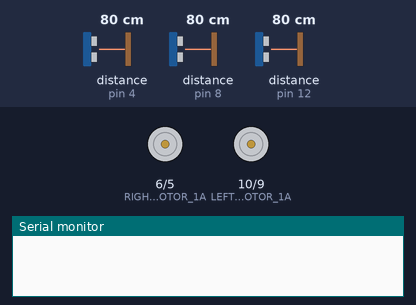
Bench run of a sketch on a simulated Arduino Uno, built with avr-gcc and run on an emulated ATmega328P. On the bench: motor-driver pin pairs drawn as motors (green arrow = first pin HIGH = forward, orange = second pin HIGH = backward, longer = more drive), the last lines printed to the serial monitor. Wiring (inferred from the names in the program): 3 × ultrasonic range finder: trigger pin 3, echo pin 4 / trigger pin 7, echo pin 8 / trigger pin 11, echo pin 12. The test bench sets the inputs (shaded band); at power-on: distance to the obstacle (sensors on pin 4, pin 8, pin 12) 80 cm. The echo pulse lasts 58.3 µs per cm.

Above: at 1.2 s.
1.3 s: distance to the obstacle (sensor on pin 4) set to 24 cm
At 3.9 s:
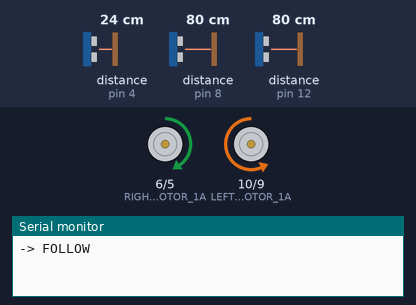
4.3 s: distance to the obstacle (sensor on pin 4) set to 20 cm
At 4.9 s:
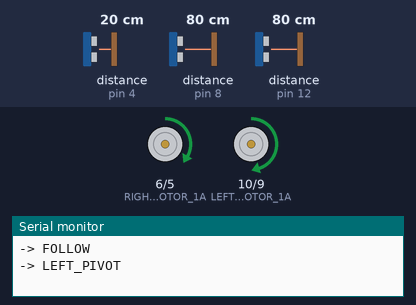
Timing chart, 0 to 13.3 s (numbered marks = the images above; inputs shaded):
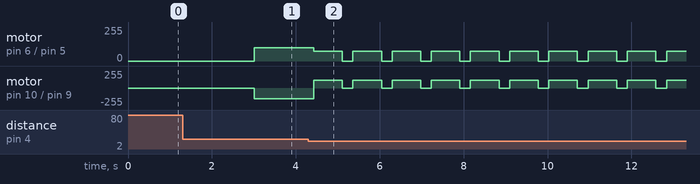

The sketch:

FinalCode.ino
```cpp
#include <math.h>

// ---- Motor balance (per-wheel PWM scale) ----
const float RIGHT_SCALE = 0.62;
const float LEFT_SCALE = 1.00;

// ---- Speed ----
const float FORWARD_SPEED = 26.0; // cm/s

// ---- Wall following ----
const float TARGET_DISTANCE = 15;  // cm
const float SENSOR_SPACING = 14.0;   // cm between FR and BR sensors
const float MAX_OMEGA = 0.6;         // rad/s limit while following

// PI gains: omega = -(Kp_d*e + Ki_d*Int(e) + Kp_h*theta + Ki_h*Int(theta))
const float Kp_d = 0.035;
const float Ki_d = 0.004;
const float Kp_h = 1.5;
const float Ki_h = 0;
const float INTEGRAL_LIMIT = 10.0;

// ---- Smoothness / responsiveness ----
const float DIST_DEADBAND = 0.5;     // cm
const float HEAD_DEADBAND = 0.02;    // rad
const float OMEGA_TAU = 0.08;
const float OMEGA_SLEW = 4.0;        // rad/s^2

// ---- Left corner (in-place pivot) ----
const float FRONT_TURN_DIST = 22.0;  // cm
const int FRONT_HITS_NEEDED = 2;     // consecutive close readings
const float TURN_OMEGA = 3.0;        // rad/s pivot rate
const float LEFT_TURN_SCALE = 1.3;

// ---- Right corner (curved turn) ----
// Arc radius = CURVE_SPEED / CURVE_OMEGA
const float CURVE_SPEED = 20.0;      // cm/s speed during the curve
const float CURVE_OMEGA = 0.8;       // rad/s during the curve
const int FR_REGAIN_COUNT = 2;       // consecutive valid FR readings to end the curve
const unsigned long CURVE_TIMEOUT_MS = 4000;  // give up if FR never sees a wall

const float WALL_LOST_DIST = 35.0;   // cm
const float CORNER_MAX_DIST = 28.0;  // FR must have been this close to count as a corner
const int LOST_COUNT = 2;            // consecutive lost readings = wall lost

// ---- Misc ----
const unsigned long START_DELAY_MS = 3000;
const bool DEBUG = true;
const int DEBUG_EVERY = 3;

// =============================================================

// ---------------- PINS ----------------
const int FRONT_TRIG = 3;
const int FRONT_ECHO = 4;
const int FR_TRIG = 11;
const int FR_ECHO = 12;
const int BR_TRIG = 7;
const int BR_ECHO = 8;

const int RIGHT_MOTOR_1B = 5;
const int RIGHT_MOTOR_1A = 6;
const int LEFT_MOTOR_1B = 9;
const int LEFT_MOTOR_1A = 10;

// ---------------- ROBOT ----------------
const float WHEEL_RADIUS = 3.2;     // cm
const float HALF_WHEELBASE = 6.85;  // cm

const float M_F = 0.0381;
const float C_F = 1.91;

const unsigned long SETTLE_MS = 250;

const unsigned long LEFT_TURN_MS =
    (unsigned long)((PI / 2.0) / TURN_OMEGA * 1000.0 * LEFT_TURN_SCALE);

// ---------------- SENSOR FILTERING / TIMING ----------------
const float FILTER_ALPHA = 0.6;
const unsigned long SENSOR_INTERVAL = 15;   // ms between single-sensor reads
const unsigned long CONTROL_INTERVAL = 40;  // min ms between controller updates
const unsigned long SMOOTH_INTERVAL = 10;   // ms between motor command updates

const int S_FRONT = 0;
const int S_FR = 1;
const int S_BR = 2;

// Side pair refreshes every 2 slots (40 ms), front every 5 slots (100 ms).
const int PATTERN_LEN = 5;
const int SLOT_PATTERN[PATTERN_LEN] = {S_FR, S_BR, S_FR, S_BR, S_FRONT};

float filt[3] = {0, 0, 0};
float hist[3][3];
int histN[3] = {0, 0, 0};
int lostCnt[3] = {0, 0, 0};
int validStreak[3] = {0, 0, 0};
bool haveData[3] = {false, false, false};
int frontHits = 0;

unsigned long lastSensorTime = 0;
unsigned long lastControlTime = 0;
unsigned long lastSmoothTime = 0;
int sensorIndex = 0;
bool sensorCycleComplete = false;
int debugCounter = 0;

// ---------------- FSM ----------------
enum State {
  WAIT_START,
  FOLLOW,
  LEFT_PIVOT,
  SETTLE,
  RIGHT_CURVE,
  HALTED
};

State state = WAIT_START;
unsigned long stateStart = 0;

float integralDistance = 0;
float integralHeading = 0;

float omegaTarget = 0;
float omegaCmd = 0;

// =====================================================
// MOTORS (signed PWM: + = forward, - = reverse)
// =====================================================
void motorSetup() {
  pinMode(RIGHT_MOTOR_1A, OUTPUT);
  pinMode(RIGHT_MOTOR_1B, OUTPUT);
  pinMode(LEFT_MOTOR_1A, OUTPUT);
  pinMode(LEFT_MOTOR_1B, OUTPUT);
}

void stopMotors() {
  analogWrite(RIGHT_MOTOR_1A, 0);
  analogWrite(RIGHT_MOTOR_1B, 0);
  analogWrite(LEFT_MOTOR_1A, 0);
  analogWrite(LEFT_MOTOR_1B, 0);
}

void setMotorPWM(int rightPWM, int leftPWM) {
  rightPWM = constrain(rightPWM, -255, 255);
  leftPWM = constrain(leftPWM, -255, 255);

  if (rightPWM >= 0) {
    analogWrite(RIGHT_MOTOR_1A, rightPWM);
    analogWrite(RIGHT_MOTOR_1B, 0);
  } else {
    analogWrite(RIGHT_MOTOR_1A, 0);
    analogWrite(RIGHT_MOTOR_1B, -rightPWM);
  }

  if (leftPWM >= 0) {
    analogWrite(LEFT_MOTOR_1A, 0);
    analogWrite(LEFT_MOTOR_1B, leftPWM);
  } else {
    analogWrite(LEFT_MOTOR_1A, -leftPWM);
    analogWrite(LEFT_MOTOR_1B, 0);
  }
}

// Wheel speed (rad/s)
int wheelSpeedToPWM(float phi, float scale) {
  float mag = fabs(phi);
  int base = round((mag - C_F) / M_F);
  if (base <= 0) return 0;
  int pwm = constrain((int)round(base * scale), 0, 255);
  return (phi >= 0) ? pwm : -pwm;
}

// v in cm/s, omega in rad/s (positive omega = turn left / CCW)
void driveRobot(float v, float omega) {
  float phiRight = (v + HALF_WHEELBASE * omega) / WHEEL_RADIUS;
  float phiLeft = (v - HALF_WHEELBASE * omega) / WHEEL_RADIUS;
  setMotorPWM(wheelSpeedToPWM(phiRight, RIGHT_SCALE),
              wheelSpeedToPWM(phiLeft, LEFT_SCALE));
}

// =====================================================
// ULTRASONIC SENSORS
// =====================================================
void ultrasonicSetup() {
  pinMode(FRONT_TRIG, OUTPUT);
  pinMode(FRONT_ECHO, INPUT);
  pinMode(FR_TRIG, OUTPUT);
  pinMode(FR_ECHO, INPUT);
  pinMode(BR_TRIG, OUTPUT);
  pinMode(BR_ECHO, INPUT);
}

float readDistance(int trigPin, int echoPin) {
  digitalWrite(trigPin, LOW);
  delayMicroseconds(2);
  digitalWrite(trigPin, HIGH);
  delayMicroseconds(10);
  digitalWrite(trigPin, LOW);

  unsigned long duration = pulseIn(echoPin, HIGH, 12000);
  if (duration == 0) return -1;

  float d = duration * 0.0343 / 2.0;
  if (d < 2 || d > 200) return -1;
  return d;
}

float median3(float a, float b, float c) {
  return max(min(a, b), min(max(a, b), c));
}

// Median-of-3 then exponential moving average.
// Invalid readings or readings beyond WALL_LOST_DIST count as "lost".
void processSideSample(int i, float raw) {
  bool valid = (raw > 0 && raw <= WALL_LOST_DIST);
  if (!valid) {
    if (lostCnt[i] < 100) lostCnt[i]++;
    validStreak[i] = 0;
    return;
  }
  lostCnt[i] = 0;
  if (validStreak[i] < 100) validStreak[i]++;

  hist[i][2] = hist[i][1];
  hist[i][1] = hist[i][0];
  hist[i][0] = raw;
  if (histN[i] < 3) histN[i]++;

  float med = (histN[i] < 3) ? raw : median3(hist[i][0], hist[i][1], hist[i][2]);

  if (!haveData[i]) {
    filt[i] = med;
    haveData[i] = true;
  } else {
    filt[i] = FILTER_ALPHA * med + (1.0 - FILTER_ALPHA) * filt[i];
  }
}

void resetSideFilters() {
  for (int i = S_FR; i <= S_BR; i++) {
    histN[i] = 0;
    lostCnt[i] = 0;
    validStreak[i] = 0;
    haveData[i] = false;
  }
  frontHits = 0;
  sensorIndex = 0;
  sensorCycleComplete = false;
}

// Non-blocking round robin
void updateSensors() {
  unsigned long now = millis();
  if (now - lastSensorTime < SENSOR_INTERVAL) return;
  lastSensorTime = now;

  switch (SLOT_PATTERN[sensorIndex]) {
    case S_FRONT: {
      float d = readDistance(FRONT_TRIG, FRONT_ECHO);
      if (d > 0 && d < FRONT_TURN_DIST) frontHits++;
      else frontHits = 0;
      break;
    }
    case S_FR:
      processSideSample(S_FR, readDistance(FR_TRIG, FR_ECHO));
      break;
    case S_BR:
      processSideSample(S_BR, readDistance(BR_TRIG, BR_ECHO));
      sensorCycleComplete = true;  // a fresh FR+BR pair is available
      break;
  }
  sensorIndex = (sensorIndex + 1) % PATTERN_LEN;
}

// =====================================================
// PI Controller
// =====================================================

// Shrinks the error toward zero inside +-db
float softDeadband(float x, float db) {
  if (x > db) return x - db;
  if (x < -db) return x + db;
  return 0;
}

// Computes omegaTarget only. Does not touch the motors.
void wallFollowController(float dt) {
  // Need both side readings to compute heading; otherwise go straight
  if (!haveData[S_FR] || !haveData[S_BR] || lostCnt[S_BR] >= LOST_COUNT) {
    omegaTarget = 0;
    return;
  }

  float fr = filt[S_FR];
  float br = filt[S_BR];

  // Heading relative to wall (+ = pointing away from wall)
  float theta = atan2(fr - br, SENSOR_SPACING);

  // Perpendicular distance from robot to wall
  float wallDistance = ((fr + br) / 2.0) * cos(theta);

  float distanceError = wallDistance - TARGET_DISTANCE;  // + = too far
  float headingError = theta;

  float dErrP = softDeadband(distanceError, DIST_DEADBAND);
  float hErrP = softDeadband(headingError, HEAD_DEADBAND);

  float omegaUnsat = -(Kp_d * dErrP + Ki_d * integralDistance +
                       Kp_h * hErrP + Ki_h * integralHeading);

  if (fabs(omegaUnsat) < MAX_OMEGA) {
    integralDistance = constrain(integralDistance + distanceError * dt,
                                 -INTEGRAL_LIMIT, INTEGRAL_LIMIT);
    integralHeading = constrain(integralHeading + headingError * dt,
                                -INTEGRAL_LIMIT, INTEGRAL_LIMIT);
  }

  omegaTarget = constrain(omegaUnsat, -MAX_OMEGA, MAX_OMEGA);

  if (DEBUG && (++debugCounter >= DEBUG_EVERY)) {
    debugCounter = 0;
    Serial.print("FR:");
    Serial.print(fr, 1);
    Serial.print(" BR:");
    Serial.print(br, 1);
    Serial.print(" D:");
    Serial.print(wallDistance, 1);
    Serial.print(" Ang:");
    Serial.print(theta * 180.0 / PI, 1);
    Serial.print(" Wt:");
    Serial.print(omegaTarget, 3);
    Serial.print(" Wc:");
    Serial.println(omegaCmd, 3);
  }
}

void smoothAndDrive() {
  unsigned long now = millis();
  if (now - lastSmoothTime < SMOOTH_INTERVAL) return;
  float dt = (now - lastSmoothTime) / 1000.0;
  lastSmoothTime = now;

  float a = dt / (OMEGA_TAU + dt);
  float desired = omegaCmd + a * (omegaTarget - omegaCmd);

  float maxStep = OMEGA_SLEW * dt;
  omegaCmd += constrain(desired - omegaCmd, -maxStep, maxStep);

  driveRobot(FORWARD_SPEED, omegaCmd);
}

// =====================================================
// FSM
// =====================================================
void enterState(State s) {
  state = s;
  stateStart = millis();

  switch (s) {
    case WAIT_START:
      omegaCmd = 0;
      omegaTarget = 0;
      stopMotors();
      break;
    case FOLLOW:
      integralDistance = 0;
      integralHeading = 0;
      omegaTarget = 0;
      lastControlTime = millis();
      lastSmoothTime = millis();
      sensorCycleComplete = false;
      if (DEBUG) Serial.println("-> FOLLOW");
      break;
    case LEFT_PIVOT:
      driveRobot(0, TURN_OMEGA);
      if (DEBUG) Serial.println("-> LEFT_PIVOT");
      break;
    case SETTLE:
      omegaCmd = 0;
      omegaTarget = 0;
      stopMotors();
      resetSideFilters();
      if (DEBUG) Serial.println("-> SETTLE");
      break;
    case RIGHT_CURVE:
      histN[S_FR] = 0;
      haveData[S_FR] = false;
      validStreak[S_FR] = 0;
      omegaCmd = -CURVE_OMEGA;
      driveRobot(CURVE_SPEED, -CURVE_OMEGA);
      if (DEBUG) {
        Serial.print("-> RIGHT_CURVE  last FR=");
        Serial.print(filt[S_FR], 1);
        Serial.print(" BR=");
        Serial.println(filt[S_BR], 1);
      }
      break;
    case HALTED:
      stopMotors();
      if (DEBUG) Serial.println("-> HALTED");
      break;
  }
}

void runFSM() {
  unsigned long now = millis();

  switch (state) {
    case WAIT_START:
      if (now - stateStart >= START_DELAY_MS) {
        resetSideFilters();
        enterState(FOLLOW);
      }
      break;

    case FOLLOW:
      // Priority 1: wall ahead -> left turn (in place)
      if (frontHits >= FRONT_HITS_NEEDED) {
        enterState(LEFT_PIVOT);
        return;
      }
      // Priority 2: front-right sensor lost the wall -> curve right.
      if (haveData[S_FR] && lostCnt[S_FR] >= LOST_COUNT &&
          filt[S_FR] < CORNER_MAX_DIST) {
        enterState(RIGHT_CURVE);
        return;
      }
      // PI controller, once per fresh FR+BR pair
      if (sensorCycleComplete && now - lastControlTime >= CONTROL_INTERVAL) {
        float dt = (now - lastControlTime) / 1000.0;
        lastControlTime = now;
        sensorCycleComplete = false;
        wallFollowController(dt);
      }
      smoothAndDrive();
      break;

    case LEFT_PIVOT:
      if (now - stateStart >= LEFT_TURN_MS) enterState(SETTLE);
      break;

    case SETTLE:
      if (now - stateStart >= SETTLE_MS) enterState(FOLLOW);
      break;

    case RIGHT_CURVE:
      // Keep arcing right until the front-right sensor sees a wall again
      if (haveData[S_FR] && validStreak[S_FR] >= FR_REGAIN_COUNT) {
        if (DEBUG) {
          Serial.print("FR regained: ");
          Serial.println(filt[S_FR], 1);
        }
        enterState(FOLLOW);
      } else if (now - stateStart > CURVE_TIMEOUT_MS) {
        enterState(HALTED);
      }
      break;

    case HALTED:
      stopMotors();
      break;
  }
}

// =====================================================
// SETUP / LOOP
// =====================================================
void setup() {
  if (DEBUG) Serial.begin(115200);
  motorSetup();
  ultrasonicSetup();
  stopMotors();
  enterState(WAIT_START);
}

void loop() {
  updateSensors();
  runFSM();
}
```

Measured:
- the behaviour switches between 23 and 22 cm on distance to the obstacle (sensor on pin 4) (found by bisection; images 1 and 2)
- after the input at 4.3 s, motor on pin 6 (RIGHT_MOTOR_1A) / pin 5 (RIGHT_MOTOR_1B): alternates forward 73/255 for 0.68 s and stopped for 0.25 s, starting after 0.13 s; motor on pin 10 (LEFT_MOTOR_1A) / pin 9 (LEFT_MOTOR_1B): alternates forward 118/255 for 0.68 s and stopped for 0.25 s, starting after 0.13 s
